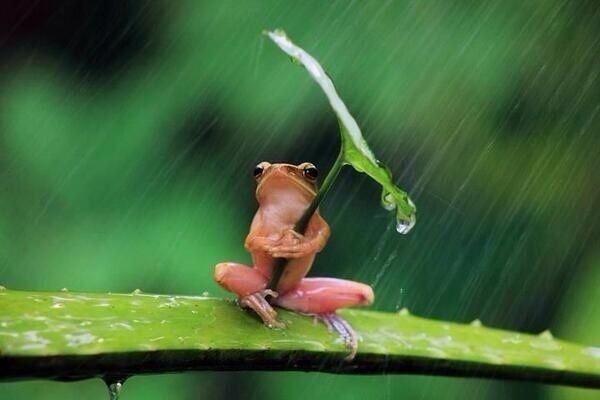
#> input picture OpenCV/images/input.jpg, 600 x 400 px, found by its file name
$ python llavan_open_image.py
#> lines starting #> are read from the running program, lines starting #| are printed output that depends on the picture
import cv2 as cv

# Original Image
img = cv.imread('images\input.jpg')
#> img is the input picture: shape (400, 600, 3); mean B, G, R 57.8, 103.4, 68.2
cv.imshow('Input Image', img)

# Grayscale Image (1)
gray_img = cv.imread('images\input.jpg', cv.IMREAD_GRAYSCALE)
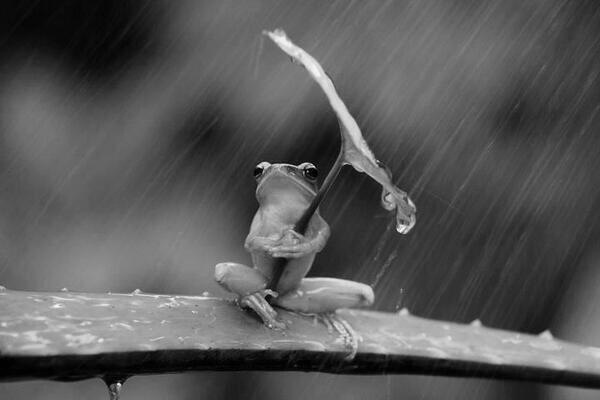
#> gray_img: shape (400, 600); min 0, max 255, mean 87.7
cv.imshow('Grayscale Image 1', gray_img)

# Grayscale Image (2)
gray_img = cv.cvtColor(img, cv.COLOR_BGR2GRAY)
cv.imshow('Grayscale Image 2', gray_img)

# YUV Image
yuv_img = cv.cvtColor(img, cv.COLOR_BGR2YUV)
#> yuv_img: shape (400, 600, 3); mean of channels 0, 1, 2 87.7, 113.3, 110.9
cv.imshow('YUV Image', yuv_img)
cv.imshow('Y Channel', yuv_img[:, :, 0])
cv.imshow('U Channel', yuv_img[:, :, 1])
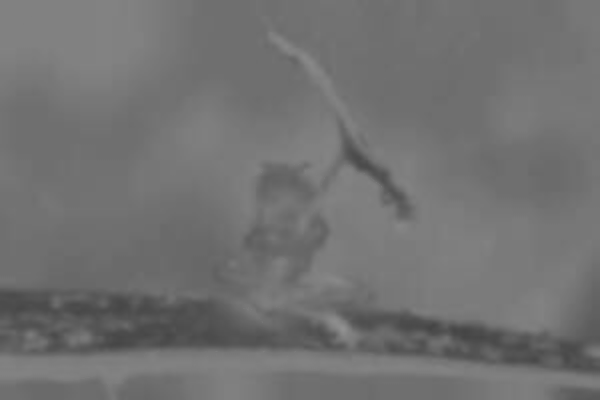
#> window 'U Channel': shape (400, 600); min 69, max 145, mean 113.3
cv.imshow('V Channel', yuv_img[:, :, 2])
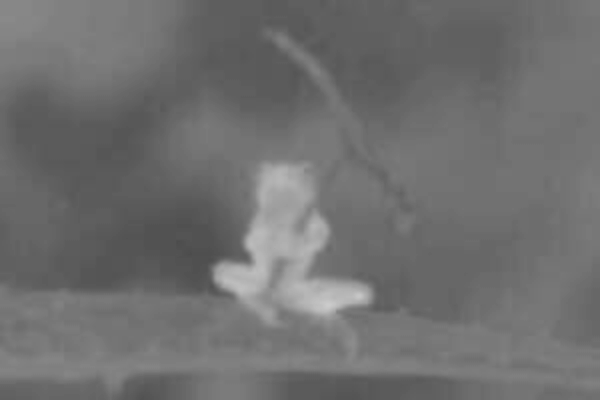
#> window 'V Channel': shape (400, 600); min 76, max 203, mean 110.9

# HSV Image
hsv_img = cv.cvtColor(img, cv.COLOR_BGR2HSV)
#> hsv_img: shape (400, 600, 3); mean H, S, V 59.2, 127.2, 106.6
cv.imshow('HSV Image', hsv_img)
cv.imshow('H Channel', hsv_img[:, :, 0])
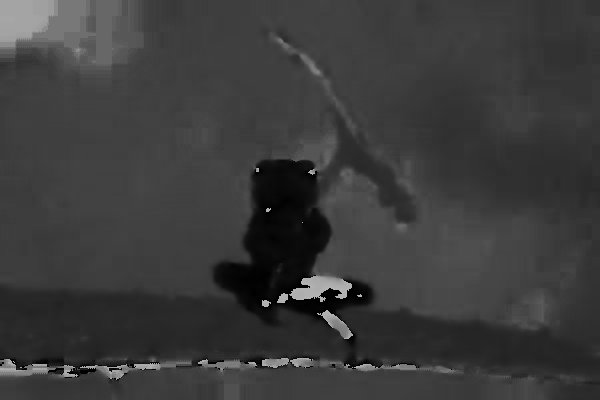
#> window 'H Channel': shape (400, 600); min 0, max 179, mean 59.2
cv.imshow('S Channel', hsv_img[:, :, 1])
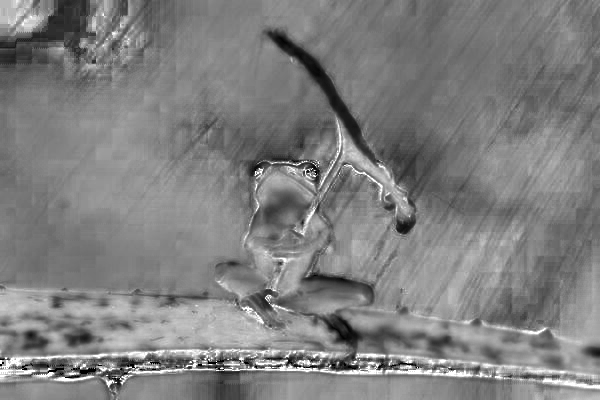
#> window 'S Channel': shape (400, 600); min 0, max 255, mean 127.2
cv.imshow('V Channel', hsv_img[:, :, 2])
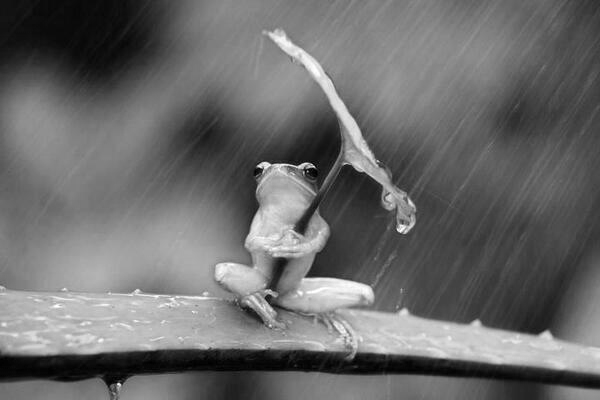
#> window 'V Channel': shape (400, 600); min 0, max 255, mean 106.6

cv.waitKey()
